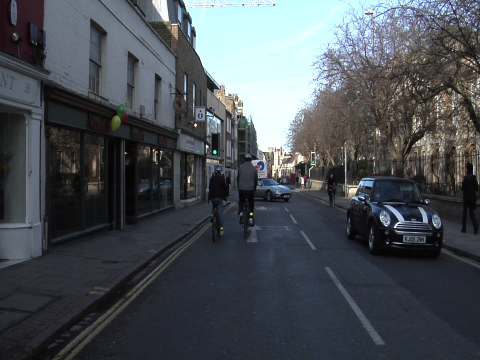
#> input picture datasetSeg/images_prepped_test/0016E5_07961.png, 480 x 360 px, found by its file name
$ jupyter execute --allow-errors Semantic_Segmentation.ipynb   (shell and % lines are left out)
#> lines starting #> are read from the running program, lines starting #| are printed output that depends on the picture; after the words box and inside, x2 and y2 are one past the last pixel; in counts of white or black regions, pixels touching at a corner belong together
<a href="https://colab.research.google.com/github/cagBRT/computer-vision/blob/master/Semantic_Segmentation.ipynb" target="_parent"></a>

[cell 1]
%cd cloned-repo

[cell 2]
# import the necessary packages
import numpy as np
import time
import cv2
import os
import cv2
import matplotlib.pyplot as plt
from google.colab.patches import cv2_imshow

[cell 3]
image = cv2.imread("/content/cloned-repo/datasetSeg/images_prepped_test/0016E5_07961.png")
#> image is the input picture: shape (360, 480, 3); mean B, G, R 85.4, 79.9, 74.5
cv2_imshow(image)

https://github.com/divamgupta/image-segmentation-keras

[cell 4]
import cv2
from google.colab.patches import cv2_imshow

[cell 5]
from keras_segmentation.pretrained import pspnet_50_ADE_20K , pspnet_101_cityscapes, pspnet_101_voc12

#> (the rest of this cell did not finish here and is left out)

[cell 6]
import numpy as np

ann_img = np.zeros((30,30,3)).astype('uint8')
ann_img[ 3 , 4 ] = 1 # this would set the label of pixel 3,4 as 1

cv2.imwrite( "ann_1.png" ,ann_img )
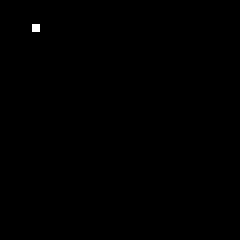
#> saved as ann_1.png: shape (30, 30, 3) (shown 8 times larger); values 0 (black) and 1 (white), 0.11% white in thin lines or dots, all inside (x1, y1, x2, y2) = (4, 3, 5, 4)
